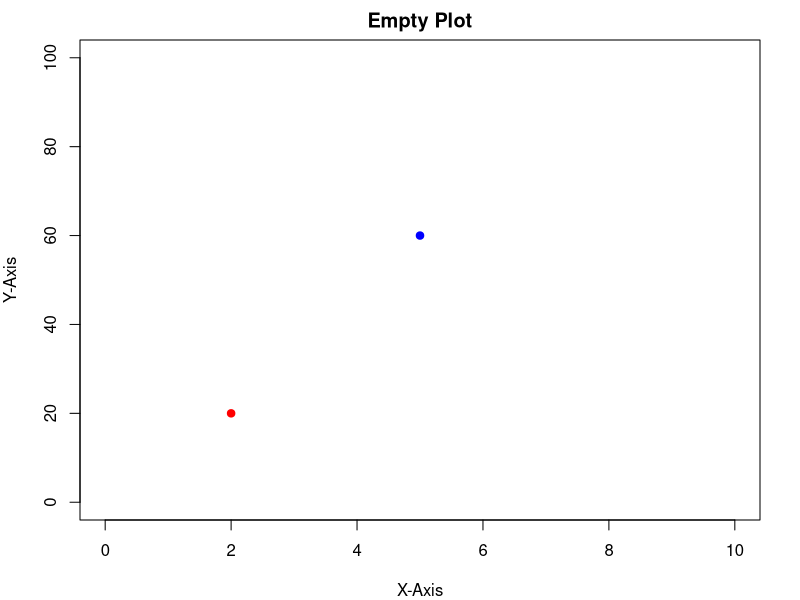

Write R code to recreate this figure.
par(mar = c(4,4,2,2))

plot(1,
     type = "n",
     xlim = c(0,10),
     ylim = c(0,100),
     xlab = "X-Axis",
     ylab = "Y-Axis",
     main = "Empty Plot")

points(2,20,pch=19,col="red")
points(5,60,pch=19,col="blue")
